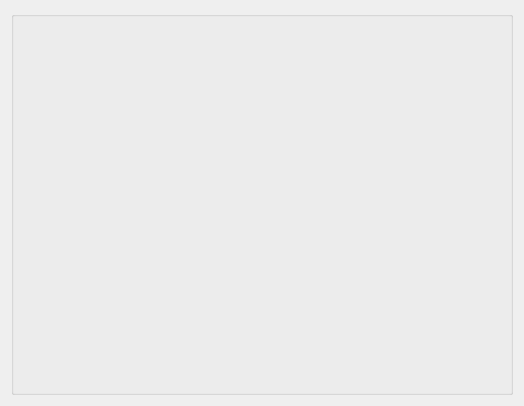
<?xml version="1.0" encoding="UTF-8"?>
<ui version="4.0">
 <class>QBCfgTabPageBackendsUi</class>
 <widget class="QWidget" name="QBCfgTabPageBackendsUi">
  <property name="geometry">
   <rect>
    <x>0</x>
    <y>0</y>
    <width>524</width>
    <height>406</height>
   </rect>
  </property>
  <property name="windowTitle">
   <string>Backends</string>
  </property>
  <layout class="QHBoxLayout">
   <item>
    <widget class="Q3GroupBox" name="backendsBox">
     <property name="sizePolicy">
      <sizepolicy hsizetype="Expanding" vsizetype="Expanding">
       <horstretch>0</horstretch>
       <verstretch>0</verstretch>
      </sizepolicy>
     </property>
     <property name="title">
      <string/>
     </property>
     <layout class="QVBoxLayout">
      <item>
       <widget class="QBPluginDescrListView" name="backendList" native="true">
        <property name="sizePolicy">
         <sizepolicy hsizetype="Expanding" vsizetype="Expanding">
          <horstretch>0</horstretch>
          <verstretch>0</verstretch>
         </sizepolicy>
        </property>
       </widget>
      </item>
     </layout>
    </widget>
   </item>
  </layout>
 </widget>
 <layoutdefault spacing="6" margin="11"/>
 <customwidgets>
  <customwidget>
   <class>Q3GroupBox</class>
   <extends>QGroupBox</extends>
   <header>Qt3Support/Q3GroupBox</header>
   <container>1</container>
  </customwidget>
  <customwidget>
   <class>QBPluginDescrListView</class>
   <extends>QWidget</extends>
   <header location="global">q4banking/qbplugindescrlist.h</header>
  </customwidget>
 </customwidgets>
 <includes>
  <include location="local">q4banking/qbplugindescrlist.h</include>
 </includes>
 <resources/>
 <connections/>
</ui>
